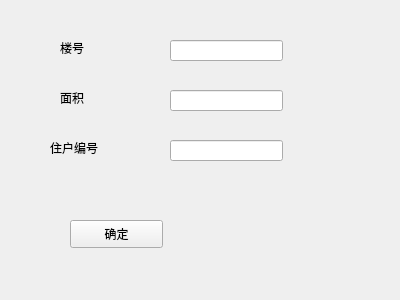
<?xml version="1.0" encoding="UTF-8"?>
<ui version="4.0">
 <class>register_house</class>
 <widget class="QWidget" name="register_house">
  <property name="geometry">
   <rect>
    <x>0</x>
    <y>0</y>
    <width>400</width>
    <height>300</height>
   </rect>
  </property>
  <property name="windowTitle">
   <string>Form</string>
  </property>
  <widget class="QLabel" name="label">
   <property name="geometry">
    <rect>
     <x>60</x>
     <y>40</y>
     <width>72</width>
     <height>15</height>
    </rect>
   </property>
   <property name="text">
    <string>楼号</string>
   </property>
  </widget>
  <widget class="QLabel" name="label_2">
   <property name="geometry">
    <rect>
     <x>60</x>
     <y>90</y>
     <width>72</width>
     <height>15</height>
    </rect>
   </property>
   <property name="text">
    <string>面积</string>
   </property>
  </widget>
  <widget class="QLabel" name="label_3">
   <property name="geometry">
    <rect>
     <x>50</x>
     <y>140</y>
     <width>72</width>
     <height>15</height>
    </rect>
   </property>
   <property name="text">
    <string>住户编号</string>
   </property>
  </widget>
  <widget class="QLineEdit" name="building_id">
   <property name="geometry">
    <rect>
     <x>170</x>
     <y>40</y>
     <width>113</width>
     <height>21</height>
    </rect>
   </property>
  </widget>
  <widget class="QLineEdit" name="area">
   <property name="geometry">
    <rect>
     <x>170</x>
     <y>90</y>
     <width>113</width>
     <height>21</height>
    </rect>
   </property>
  </widget>
  <widget class="QLineEdit" name="resident_id">
   <property name="geometry">
    <rect>
     <x>170</x>
     <y>140</y>
     <width>113</width>
     <height>21</height>
    </rect>
   </property>
  </widget>
  <widget class="QPushButton" name="pushButton">
   <property name="geometry">
    <rect>
     <x>70</x>
     <y>220</y>
     <width>93</width>
     <height>28</height>
    </rect>
   </property>
   <property name="text">
    <string>确定</string>
   </property>
  </widget>
 </widget>
 <resources/>
 <connections/>
</ui>
